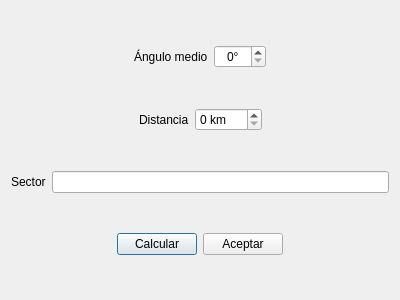
<?xml version="1.0" encoding="UTF-8"?>
<ui version="4.0">
 <class>DlgSectorBiestatico</class>
 <widget class="QDialog" name="DlgSectorBiestatico">
  <property name="geometry">
   <rect>
    <x>0</x>
    <y>0</y>
    <width>400</width>
    <height>300</height>
   </rect>
  </property>
  <property name="windowTitle">
   <string>Calcular Sector Biestático</string>
  </property>
  <layout class="QGridLayout" name="gridLayout">
   <item row="0" column="0">
    <layout class="QHBoxLayout" name="horizontalLayout">
     <item>
      <spacer name="horizontalSpacer">
       <property name="orientation">
        <enum>Qt::Horizontal</enum>
       </property>
       <property name="sizeHint" stdset="0">
        <size>
         <width>40</width>
         <height>20</height>
        </size>
       </property>
      </spacer>
     </item>
     <item>
      <widget class="QLabel" name="label">
       <property name="text">
        <string>Ángulo medio</string>
       </property>
      </widget>
     </item>
     <item>
      <widget class="QSpinBox" name="sB_Angulo">
       <property name="alignment">
        <set>Qt::AlignCenter</set>
       </property>
       <property name="suffix">
        <string>°</string>
       </property>
       <property name="maximum">
        <number>359</number>
       </property>
      </widget>
     </item>
     <item>
      <spacer name="horizontalSpacer_2">
       <property name="orientation">
        <enum>Qt::Horizontal</enum>
       </property>
       <property name="sizeHint" stdset="0">
        <size>
         <width>40</width>
         <height>20</height>
        </size>
       </property>
      </spacer>
     </item>
    </layout>
   </item>
   <item row="1" column="0">
    <layout class="QHBoxLayout" name="horizontalLayout_4">
     <item>
      <spacer name="horizontalSpacer_5">
       <property name="orientation">
        <enum>Qt::Horizontal</enum>
       </property>
       <property name="sizeHint" stdset="0">
        <size>
         <width>40</width>
         <height>20</height>
        </size>
       </property>
      </spacer>
     </item>
     <item>
      <widget class="QLabel" name="label_3">
       <property name="text">
        <string>Distancia</string>
       </property>
      </widget>
     </item>
     <item>
      <widget class="QSpinBox" name="sB_Distancia">
       <property name="enabled">
        <bool>true</bool>
       </property>
       <property name="suffix">
        <string> km</string>
       </property>
       <property name="maximum">
        <number>300</number>
       </property>
      </widget>
     </item>
     <item>
      <spacer name="horizontalSpacer_6">
       <property name="orientation">
        <enum>Qt::Horizontal</enum>
       </property>
       <property name="sizeHint" stdset="0">
        <size>
         <width>40</width>
         <height>20</height>
        </size>
       </property>
      </spacer>
     </item>
    </layout>
   </item>
   <item row="2" column="0">
    <layout class="QHBoxLayout" name="horizontalLayout_2">
     <item>
      <widget class="QLabel" name="label_2">
       <property name="text">
        <string>Sector</string>
       </property>
      </widget>
     </item>
     <item>
      <widget class="QLineEdit" name="lE_Sector">
       <property name="readOnly">
        <bool>true</bool>
       </property>
      </widget>
     </item>
    </layout>
   </item>
   <item row="3" column="0">
    <layout class="QHBoxLayout" name="horizontalLayout_3">
     <item>
      <spacer name="horizontalSpacer_3">
       <property name="orientation">
        <enum>Qt::Horizontal</enum>
       </property>
       <property name="sizeHint" stdset="0">
        <size>
         <width>40</width>
         <height>20</height>
        </size>
       </property>
      </spacer>
     </item>
     <item>
      <widget class="QPushButton" name="pB_Calcular">
       <property name="text">
        <string>Calcular</string>
       </property>
      </widget>
     </item>
     <item>
      <widget class="QPushButton" name="pB_Aceptar">
       <property name="text">
        <string>Aceptar</string>
       </property>
      </widget>
     </item>
     <item>
      <spacer name="horizontalSpacer_4">
       <property name="orientation">
        <enum>Qt::Horizontal</enum>
       </property>
       <property name="sizeHint" stdset="0">
        <size>
         <width>40</width>
         <height>20</height>
        </size>
       </property>
      </spacer>
     </item>
    </layout>
   </item>
  </layout>
 </widget>
 <resources/>
 <connections/>
</ui>
